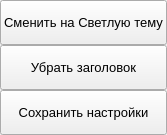
                    <widget class="QFrame" name="extraRightBox">
                     <property name="minimumSize">
                      <size>
                       <width>0</width>
                       <height>0</height>
                      </size>
                     </property>
                     <property name="maximumSize">
                      <size>
                       <width>0</width>
                       <height>16777215</height>
                      </size>
                     </property>
                     <property name="frameShape">
                      <enum>QFrame::NoFrame</enum>
                     </property>
                     <property name="frameShadow">
                      <enum>QFrame::Raised</enum>
                     </property>
                     <layout class="QVBoxLayout" name="verticalLayout_7">
                      <property name="spacing">
                       <number>0</number>
                      </property>
                      <property name="leftMargin">
                       <number>0</number>
                      </property>
                      <property name="topMargin">
                       <number>0</number>
                      </property>
                      <property name="rightMargin">
                       <number>0</number>
                      </property>
                      <property name="bottomMargin">
                       <number>0</number>
                      </property>
                      <item>
                       <widget class="QFrame" name="themeSettingsTopDetail">
                        <property name="maximumSize">
                         <size>
                          <width>16777215</width>
                          <height>3</height>
                         </size>
                        </property>
                        <property name="frameShape">
                         <enum>QFrame::NoFrame</enum>
                        </property>
                        <property name="frameShadow">
                         <enum>QFrame::Raised</enum>
                        </property>
                       </widget>
                      </item>
                      <item>
                       <widget class="QFrame" name="contentSettings">
                        <property name="frameShape">
                         <enum>QFrame::NoFrame</enum>
                        </property>
                        <property name="frameShadow">
                         <enum>QFrame::Raised</enum>
                        </property>
                        <layout class="QVBoxLayout" name="verticalLayout_13">
                         <property name="spacing">
                          <number>0</number>
                         </property>
                         <property name="leftMargin">
                          <number>0</number>
                         </property>
                         <property name="topMargin">
                          <number>0</number>
                         </property>
                         <property name="rightMargin">
                          <number>0</number>
                         </property>
                         <property name="bottomMargin">
                          <number>0</number>
                         </property>
                         <item alignment="Qt::AlignTop">
                          <widget class="QFrame" name="topMenus">
                           <property name="frameShape">
                            <enum>QFrame::NoFrame</enum>
                           </property>
                           <property name="frameShadow">
                            <enum>QFrame::Raised</enum>
                           </property>
                           <layout class="QVBoxLayout" name="verticalLayout_14">
                            <property name="spacing">
                             <number>0</number>
                            </property>
                            <property name="leftMargin">
                             <number>0</number>
                            </property>
                            <property name="topMargin">
                             <number>0</number>
                            </property>
                            <property name="rightMargin">
                             <number>0</number>
                            </property>
                            <property name="bottomMargin">
                             <number>0</number>
                            </property>
                            <item>
                             <widget class="QPushButton" name="btn_theme">
                              <property name="sizePolicy">
                               <sizepolicy hsizetype="Expanding" vsizetype="Fixed">
                                <horstretch>0</horstretch>
                                <verstretch>0</verstretch>
                               </sizepolicy>
                              </property>
                              <property name="minimumSize">
                               <size>
                                <width>0</width>
                                <height>45</height>
                               </size>
                              </property>
                              <property name="font">
                               <font>
                                <family>Segoe UI</family>
                                <pointsize>10</pointsize>
                                <weight>50</weight>
                                <italic>false</italic>
                                <bold>false</bold>
                               </font>
                              </property>
                              <property name="cursor">
                               <cursorShape>PointingHandCursor</cursorShape>
                              </property>
                              <property name="layoutDirection">
                               <enum>Qt::LeftToRight</enum>
                              </property>
                              <property name="styleSheet">
                               <string notr="true">background-image: url(:/icons/images/icons/cil-envelope-open.png);</string>
                              </property>
                              <property name="text">
                               <string>Сменить на Светлую тему</string>
                              </property>
                             </widget>
                            </item>
                            <item>
                             <widget class="QPushButton" name="btn_titlebar">
                              <property name="sizePolicy">
                               <sizepolicy hsizetype="Expanding" vsizetype="Fixed">
                                <horstretch>0</horstretch>
                                <verstretch>0</verstretch>
                               </sizepolicy>
                              </property>
                              <property name="minimumSize">
                               <size>
                                <width>0</width>
                                <height>45</height>
                               </size>
                              </property>
                              <property name="font">
                               <font>
                                <family>Segoe UI</family>
                                <pointsize>10</pointsize>
                                <weight>50</weight>
                                <italic>false</italic>
                                <bold>false</bold>
                               </font>
                              </property>
                              <property name="cursor">
                               <cursorShape>PointingHandCursor</cursorShape>
                              </property>
                              <property name="layoutDirection">
                               <enum>Qt::LeftToRight</enum>
                              </property>
                              <property name="styleSheet">
                               <string notr="true">background-image: url(:/icons/images/icons/cil-print.png);</string>
                              </property>
                              <property name="text">
                               <string>Убрать заголовок</string>
                              </property>
                             </widget>
                            </item>
                            <item>
                             <widget class="QPushButton" name="btn_save_settings">
                              <property name="sizePolicy">
                               <sizepolicy hsizetype="Expanding" vsizetype="Fixed">
                                <horstretch>0</horstretch>
                                <verstretch>0</verstretch>
                               </sizepolicy>
                              </property>
                              <property name="minimumSize">
                               <size>
                                <width>0</width>
                                <height>45</height>
                               </size>
                              </property>
                              <property name="font">
                               <font>
                                <family>Segoe UI</family>
                                <pointsize>10</pointsize>
                                <weight>50</weight>
                                <italic>false</italic>
                                <bold>false</bold>
                               </font>
                              </property>
                              <property name="cursor">
                               <cursorShape>PointingHandCursor</cursorShape>
                              </property>
                              <property name="layoutDirection">
                               <enum>Qt::LeftToRight</enum>
                              </property>
                              <property name="styleSheet">
                               <string notr="true">background-image: url(:/icons/images/icons/cil-account-logout.png);</string>
                              </property>
                              <property name="text">
                               <string>Сохранить настройки</string>
                              </property>
                             </widget>
                            </item>
                           </layout>
                          </widget>
                         </item>
                        </layout>
                       </widget>
                      </item>
                     </layout>
                    </widget>
